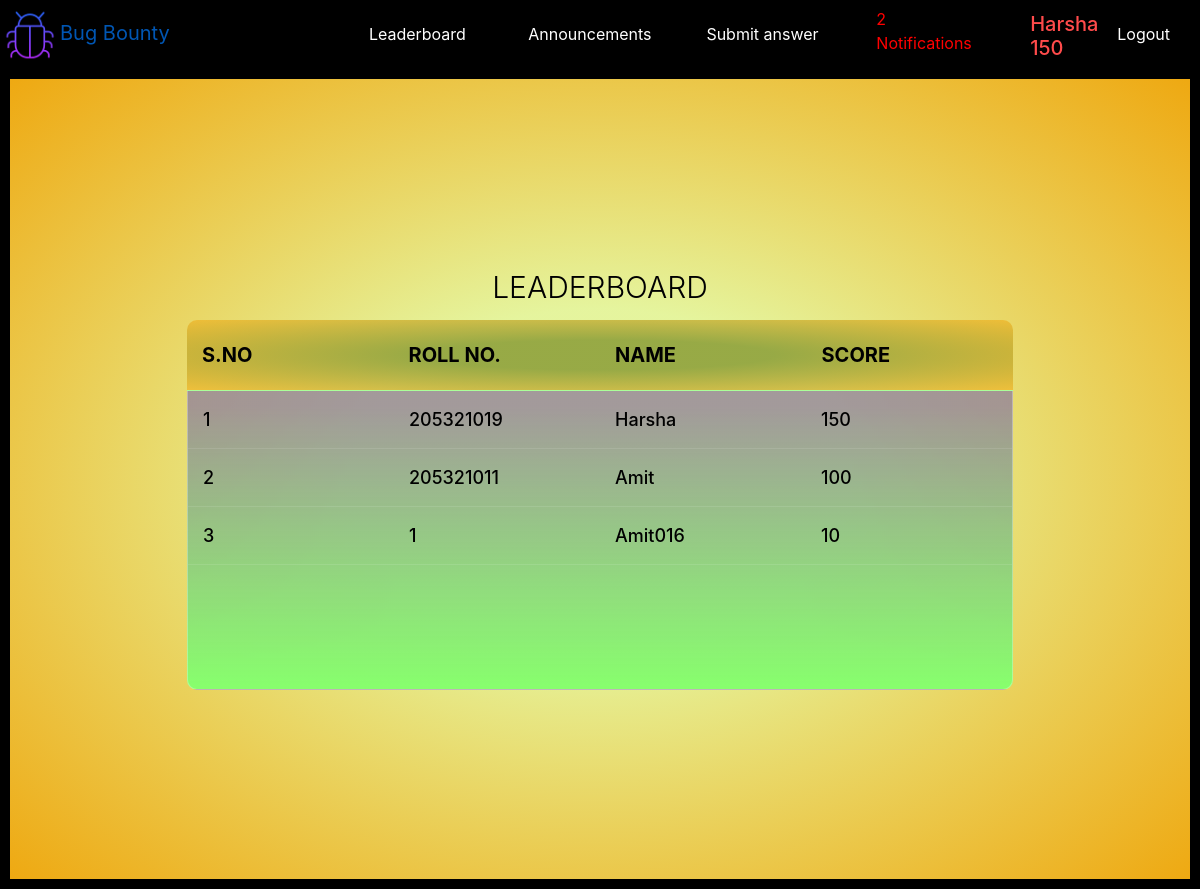
The page /leaderboard (signed in) on the database its author committed.
### submiss/models.py (models this page shows, shortened)
class User(db.Model, UserMixin):
    id = db.Column(db.Integer, primary_key=True)
    username = db.Column(db.String(64), unique=True, index=True)
    roll = db.Column(db.String(64), unique=True, index=True)
    password_hash = db.Column(db.String(128))
    notif_count = db.Column(db.Integer, default=0)
    score=db.Column(db.Integer,default=0)
    user_type = db.Column(db.String(64))
    sub_count=db.Column(db.Integer,default=1)

### submiss/views.py (the view)
@app.route("/leaderboard")
def leaderboard():
    if current_user.is_anonymous:
        return render_template("lead_wait.html")
    users = (
        User.query.filter_by(user_type="Player")
        .order_by(User.score.desc())
        .all()
    )
    return render_template("leaderboard.html", users=users)

### submiss/models.py (called while the page is built)
@login_manager.user_loader
def load_user(user_id):
    return User.query.get(user_id)

### submiss/views.py (called while the page is built)
@app.context_processor
def info():
    def score():
        if current_user.is_authenticated:
            score=current_user.score
        else:
            score="Non-Existent"
        return score
    def unread():
        count = Notification.query.filter_by(uid=current_user.id).count()
        if count != current_user.notif_count:
            notifs = count - current_user.notif_count
        else:
            notifs = 0
        return notifs
    return dict(
        score=score,
        unread=unread,
        time=datetime.now(),
    )

### submiss/templates/leaderboard.html (shortened to what this page needs)
{% extends "base.html" %} {% block content %}
<div  style="background: radial-gradient(#edfda3d0 30%, #f0aa12e9 100%);
    width: 100%;
    min-height: 100vh;">
<section class="leaderboard">
  <div class="leadertable">
    <h1 style="color:black;">LeaderBoard</h1>
    <div class="leaderbox">
      <div class="tbl-header">
        <table cellpadding="0" cellspacing="0" border="0">
          <thead>
            <tr>
              <th  class="ColumnStyle">S.No</th>
              <th  class="ColumnStyle">Roll No.</th>
              <th  class="ColumnStyle">Name</th>
              <th  class="ColumnStyle">Score</th>
            </tr>
          </thead>
        </table>
      </div>
      <div class="tbl-content">
        <table cellpadding="0" cellspacing="0" border="0">
          <tbody>
            {% set rank=namespace(value=1) %} {% for user in users %}
            <tr>
              <td class="RowStyle">{{rank.value}}</td>
              <td class="RowStyle">{{user.roll}}</td>
              <td class="RowStyle">{{user.username}}</td>
              <td class="RowStyle">{{user.score}}</td>
            </tr>
            {% set rank.value=rank.value+1 %} {% endfor %}
          </tbody>
        </table>
      </div>
    </div>
  </div>
</section>
</div>
      {% set rank=namespace(value=1) %}
{% endblock %}

### submiss/templates/base.html (shortened to what this page needs)
<!DOCTYPE html>
<html lang="en" dir="ltr">
  <head>
    <link rel="stylesheet" href="https://cdn.jsdelivr.net/npm/bootstrap@4.6.0/dist/css/bootstrap.min.css">
    <link rel="stylesheet" href="https://cdnjs.cloudflare.com/ajax/libs/font-awesome/4.7.0/css/font-awesome.min.css">
    <link rel="stylesheet" href="static/style.css">
  </head>
  <body style="background-color:#000000; background-image:linear-gradient(315deg, #000000 0%, #000000 74%);">
    <nav class="header">
      <div class="col-bug">
        <div class="BugNav">
          <a class="navbar-brand" href="{{url_for('index')}}"><img
           src="../static/icons8-bug-64.png"
           class="logo"
         />Bug Bounty</a>
         </div>
      </div>
      <div class="col-nav" id="navbarSupportedContent">
        <ul>
          <li >
            <a class="anchorhover"  href="{{url_for('leaderboard')}}"><span> Leaderboard</span></a>
          </li>
          {% if current_user.is_authenticated %}
          <li >
            <a class="anchorhover"  href="{{url_for('announcements')}}">Announcements</a>
          </li>
          <li >
            <a class="anchorhover" href="{{url_for('submissions')}}">Submit answer</a>
          </li>
          {% if current_user.user_type=='Admin' %}
          <li >
            <a class="anchorhover" href="{{url_for('admin.admin_dash')}}">Admin</a>
          </li>
          <li class="logout">
            <h5 >{{ current_user.username }} {{current_user.score}} </h5><a class="anchorhover" href="{{url_for('logout')}}">Logout</a>
          </li>
          {% else %}
          {% if unread()>0 %}
          <li >
            <div class="blink_me">
              <a class="anchorhover" style="color:red;" href="{{url_for('notifications')}}">{{unread()}} Notifications</a>
            </div>
          </li>
          {% else %}
          <li >
            <a class="anchorhover"  href="{{url_for('notifications')}}">{{unread()}} Notifications</a>
          </li>
          {% endif %}
          <li class="logout">
            <h5 >{{ current_user.username }}  {{current_user.score}} </h5>
            <a class="anchorhover" href="{{url_for('logout')}}">Logout</a>
          </li>
          {% endif %}
          {% endif %}
        </ul>
      </div>
    </nav>
<div class="content text-white">
    {% block content %}
    {% endblock %}
</div>
  </body>
</html>

### submiss/static/style.css (style rules this page uses)
html, body { height: 100%; -webkit-background-size: cover; -moz-background-size: cover; -o-background-size: cover; background-size: cover; background-attachment: fixed; }
body { display: flex; flex-direction: column; }
.content { flex: 1 0 auto; padding: 10px; }
.blink_me { animation: blinker 1s linear infinite; }
.header { width: 100%; display: flex; position: sticky; background: #000; z-index: 120; top: 0; }
.col-bug { width: 25%; flex-grow: 1; background-color: #fff; background-size: cover; background-position: center; height: 69px; color: #fff; }
.col-nav { width: 75%; height: 69px; flex-grow: 1; background-color: rgb(0, 0, 0); }
.BugNav { width: 100%; display: flex; justify-content: flex-start; align-items: center; background-color: #000000; height: 69px; position: sticky; top: 0px; }
.logo { width: 60px; cursor: pointer; position: sticky; top: 5px; }
.logout { display: flex; justify-content: center; align-items: center; margin-right: 15px; }
.logout h5 { width: 225px; margin-top: 10px; color: rgb(255, 75, 75); }
.logout a { margin-top: 10px; margin-right: 15px; }
.col-nav ul { position: sticky; top: 0px; height: 69px; list-style: none; display: flex; align-items: center; background-color: #000000; justify-content: space-between; z-index: 100; margin-bottom: 100px; }
.col-nav ul li a { display: flex; text-decoration: none; color: white; margin-bottom: 20px; width: 80%; height: 50px; margin-top: 12%; transition: 1s; justify-content: center; align-items: center; }
.col-nav ul li { width: 18%; display: flex; justify-content: center; align-items: center; }
.leaderboard h1 { font-size: 30px; color: #fff; text-transform: uppercase; font-weight: 300; text-align: center; margin-bottom: 15px; }
.leaderboard { width: 100%; height: 100vh; font-size: 30px; color: #fff; background: radial-gradient(#edfda3d0 30%, #f0aa12e9 100%); display: flex; justify-content: center; align-items: center; }
.leadertable { width: 70%; display: flex; flex-direction: column; align-items: center; }
.leaderboard table { width: 100%; table-layout: fixed; }
.tbl-header { background-color: rgba(180, 124, 4, 0.936); background: radial-gradient(#869932d0 30%, #f2af1da2 100%); border-top-left-radius: 10px; border-top-right-radius: 10px; }
.tbl-content { height: 300px; overflow-x: auto; margin-top: 0px; border: 1px solid rgba(255, 255, 255, 0.3); background: linear-gradient( rgba(146, 131, 154, 0.799) 5%, rgba(135, 312, 109, 1.799) 100%); border-bottom-left-radius: 10px; border-bottom-right-radius: 10px; }
.ColumnStyle { padding: 20px 15px; text-align: left; font-weight: 700; font-size: 20px; color: #000; text-transform: uppercase; }
.RowStyle { padding: 15px; text-align: left; vertical-align: middle; font-weight: 500; font-size: 18px; color: #000; border-bottom: solid 1px rgba(255, 255, 255, 0.1); }

### rows shown on the page
User: id+notif_count "2", username "Harsha", score "150", value "1", roll "205321019"
User: value "2", roll "205321011", username "Amit", score "100"
User: value "3", roll "1", username "Amit016", score "10"
